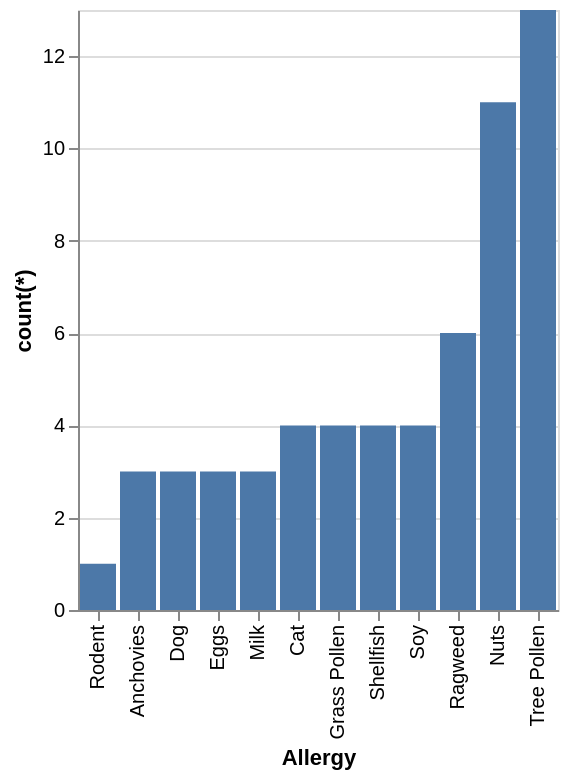

The Vega-Lite source for this figure:
### Vega-Lite specification from a JSON file in a GitHub repository (floating-point values rounded to 4 significant figures)
{"data": {"values": [{"x_data": "Rodent", "y_data": 1}, {"x_data": "Anchovies", "y_data": 3}, {"x_data": "Dog", "y_data": 3}, {"x_data": "Eggs", "y_data": 3}, {"x_data": "Milk", "y_data": 3}, {"x_data": "Cat", "y_data": 4}, {"x_data": "Grass Pollen", "y_data": 4}, {"x_data": "Shellfish", "y_data": 4}, {"x_data": "Soy", "y_data": 4}, {"x_data": "Ragweed", "y_data": 6}, {"x_data": "Nuts", "y_data": 11}, {"x_data": "Tree Pollen", "y_data": 13}]}, "mark": "bar", "encoding": {"x": {"field": "x_data", "type": "nominal", "title": "Allergy", "sort": {"op": "sum", "field": "y_data", "order": "ascending"}}, "y": {"field": "y_data", "type": "quantitative", "title": "count(*)"}}}
